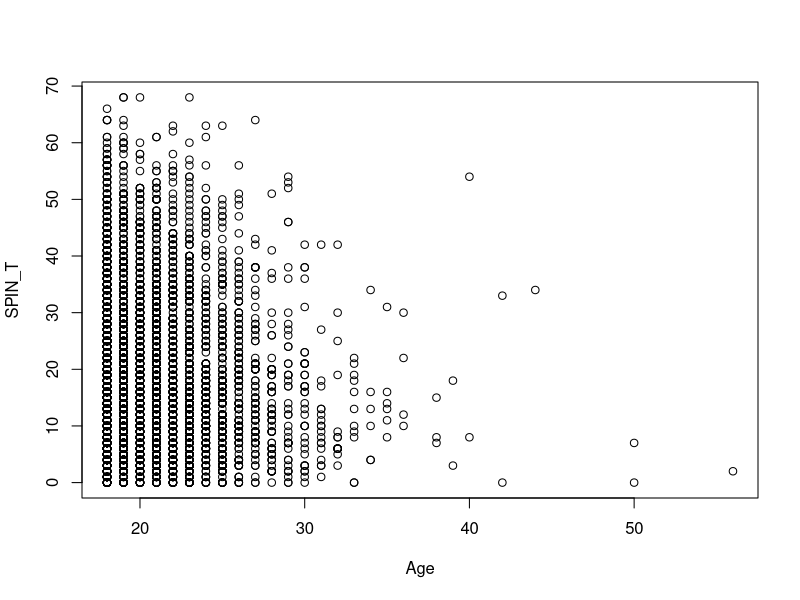
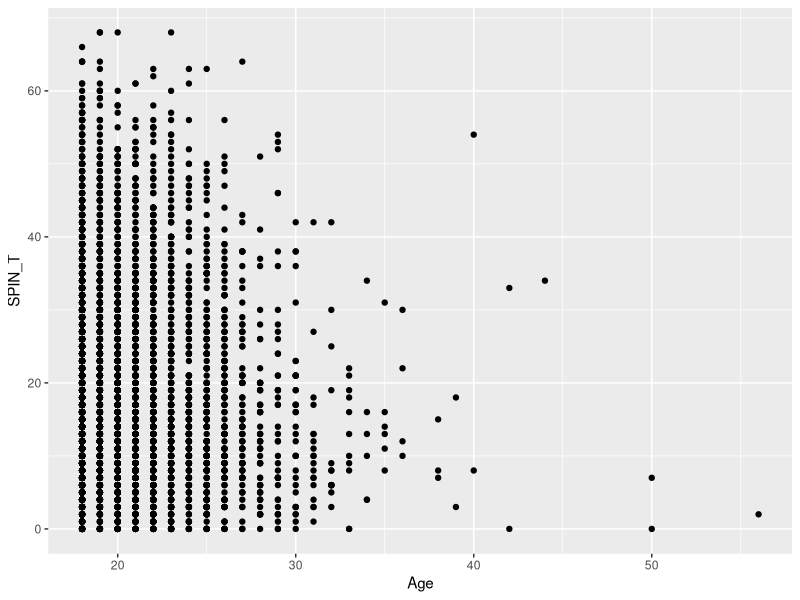
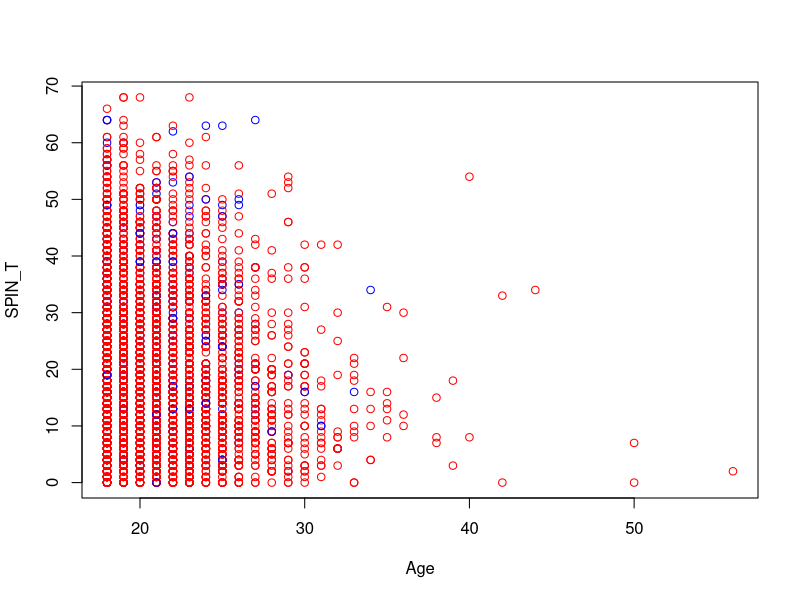
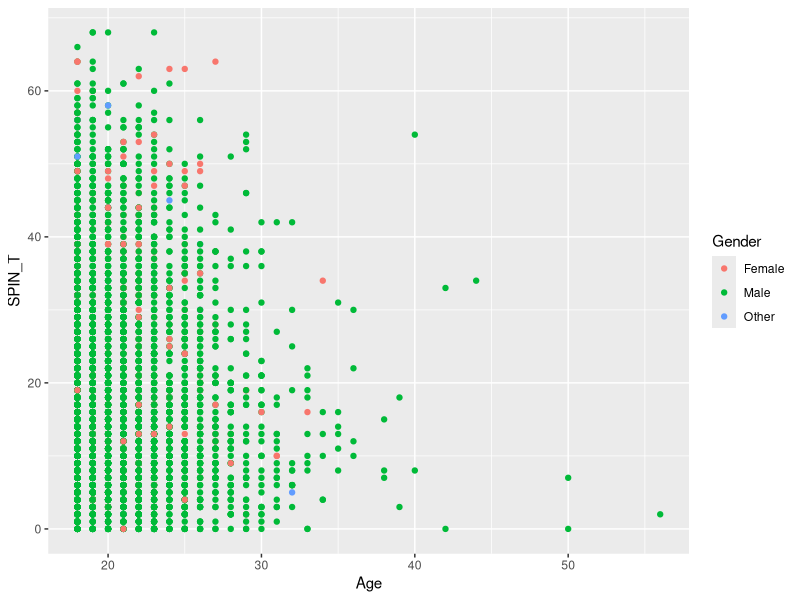
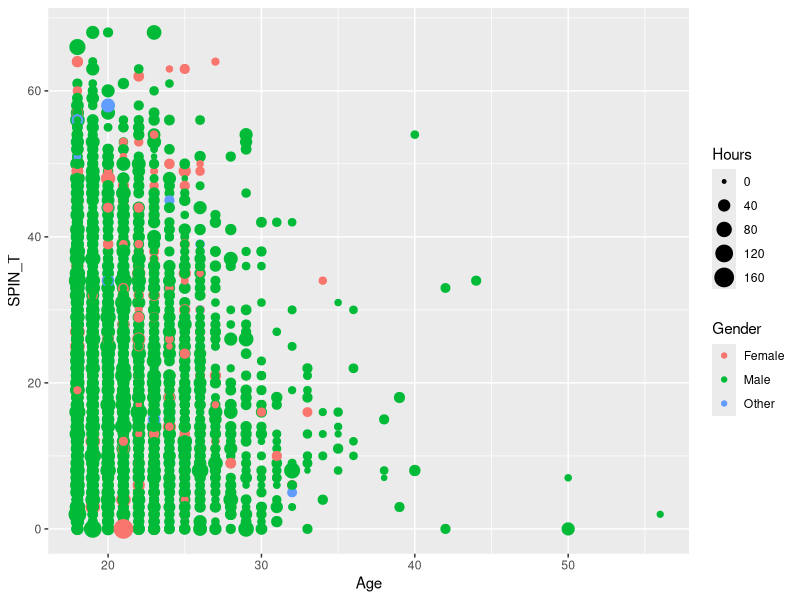
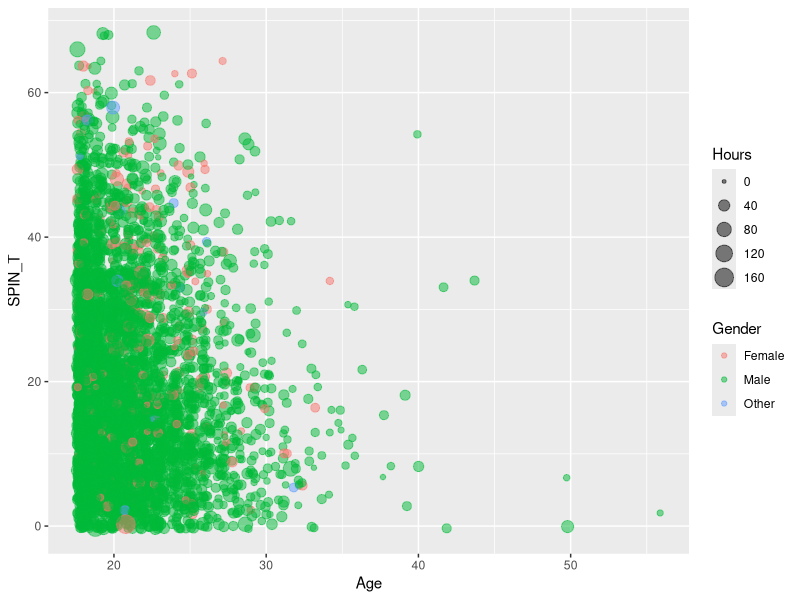
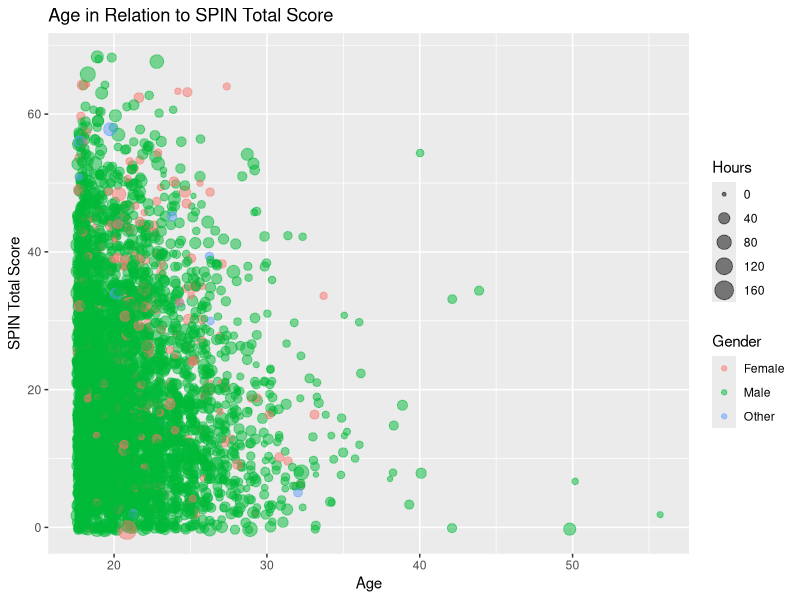
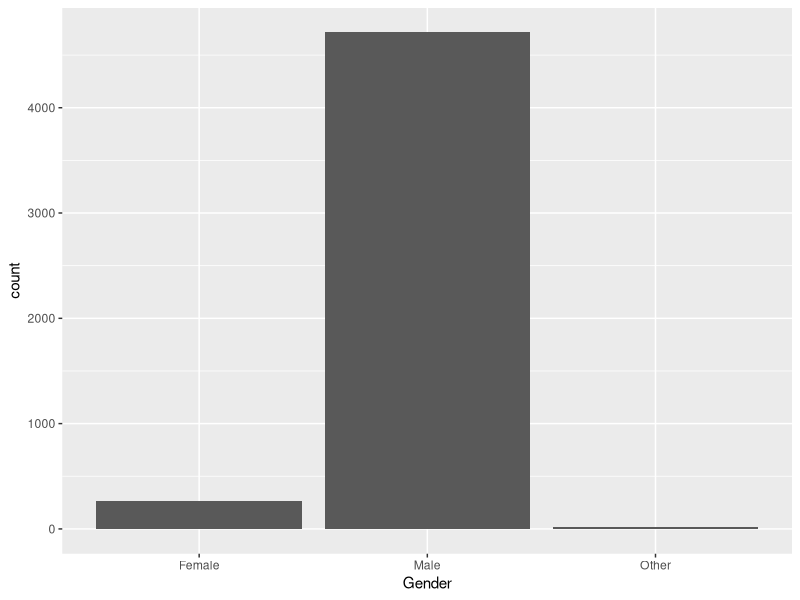

Recreate these plots in R, in order.
## ---- chunk 1
library(rmarkdown)
library(tidyverse)
gamingdata_samp <- read.csv("../data/gamingdata_samp.csv")
## ---- chunk 2

  library(tidyverse)
  library(RColorBrewer)

  options(scipen = 999)

## ---- chunk 3

## Plotting with plot()
  plot(data = gamingdata_samp,
       SPIN_T ~ Age)

## Plotting with ggplot()

  ggplot(data = gamingdata_samp,
         mapping = aes(x = Age,
                       y = SPIN_T)) +
  geom_point()

## ---- chunk 4

  gamingdata_samp$Gender <- as.factor(gamingdata_samp$Gender)

  plot(data = gamingdata_samp,
       SPIN_T ~ Age, col = c("blue", "red")[Gender])


  ggplot(data = gamingdata_samp,
         mapping = aes(x = Age,
                       y = SPIN_T,
                       colour = Gender)) +
  geom_point()

## ---- chunk 5

  ggplot(data = gamingdata_samp,
         mapping = aes(x = Age,
                       y = SPIN_T,
                       colour = Gender,
                       size = Hours)) + 
  geom_point()

## ---- chunk 6

  ggplot(data = gamingdata_samp,
         mapping = aes(x = Age,
                       y = SPIN_T,
                       colour = Gender,
                       size = Hours)) + 
  geom_jitter(alpha = 0.5)

## ---- chunk 7

  ggplot(data = gamingdata_samp,
         mapping = aes(x = Age,
                       y = SPIN_T,
                       colour = Gender,
                       size = Hours)) + 
  geom_jitter(alpha = 0.5) + 
  labs(x = "Age", y = "SPIN Total Score", 
       title = "Age in Relation to SPIN Total Score")

## ---- chunk 8

  ggplot(data = gamingdata_samp,
         mapping = aes(x = Gender)) + 
  geom_bar()

## ---- chunk 9

  ggplot(data = gamingdata_samp,
         mapping = aes(x = Gender, y = Hours)) + 
  geom_bar(stat = "summary")

## ---- chunk 10

  gamingdata_samp$Platform <- as.factor(gamingdata_samp$Platform)

  ggplot(data = gamingdata_samp,
         mapping = aes(x = Gender, fill = Platform)) + 
  geom_bar()

## ---- chunk 11

  gamingdata_samp$Platform <- as.factor(gamingdata_samp$Platform)

  ggplot(data = gamingdata_samp,
         mapping = aes(x = Gender, fill = Platform)) + 
  geom_bar() + 
  ylim(0, 5000)

## ---- chunk 12

ggplot(data = gamingdata_samp, 
       mapping = aes(x = Age, y = Hours,
                     colour = Platform, shape = Work)) + 
  geom_point(alpha = 0.5) + 
  labs(x = "Age", y = "Hours Played") + 
  lims(x = c(18, 60), y = c(0, 200)) + 
  theme_minimal()
